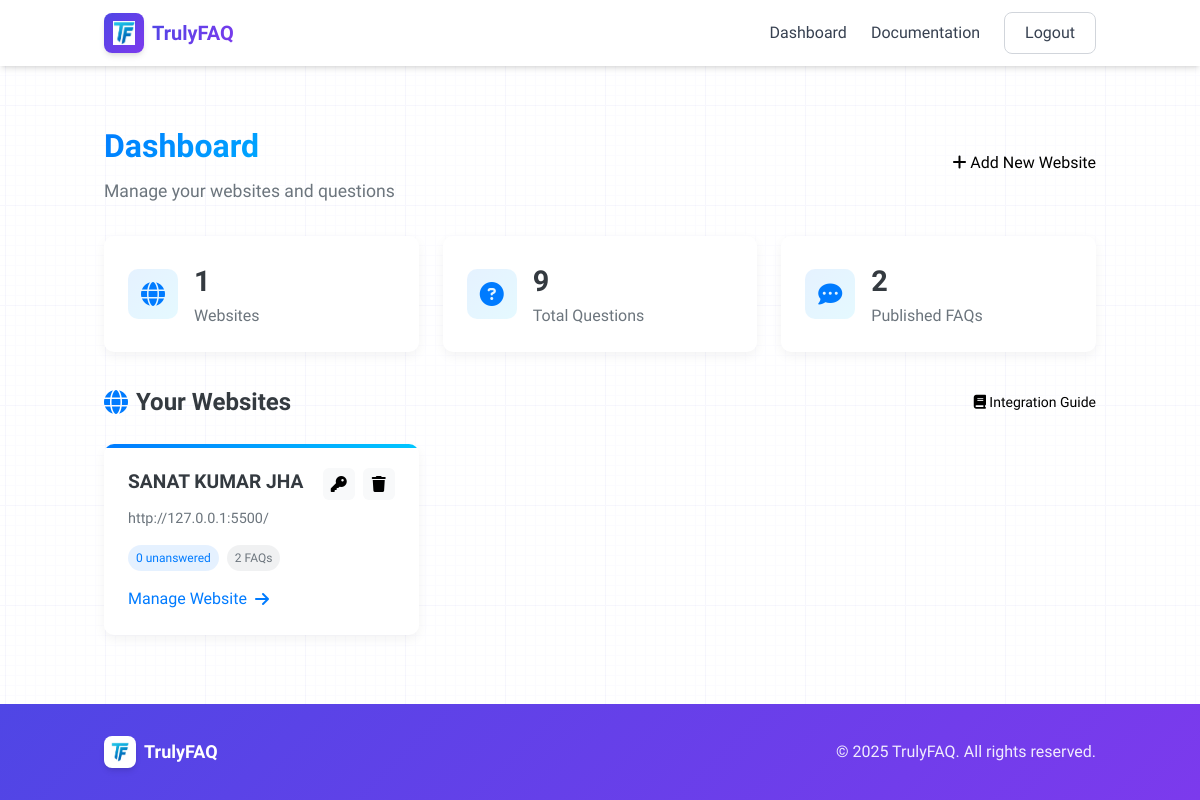
The page /accounts/dashboard/ (signed in) on the database its author committed.
### truelyfaq/accounts/models.py (models this page shows, shortened)
class Website(models.Model):
    name = models.CharField(max_length=100)
    url = models.URLField()
    owner = models.ForeignKey(User, on_delete=models.CASCADE)
    api_key = models.CharField(max_length=64, unique=True, blank=True)
    manager_email = models.EmailField(max_length=255, blank=True, help_text="Email address for the website manager")
    created_at = models.DateTimeField(auto_now_add=True)

### truelyfaq/accounts/views.py (the view)
# urls.py: path('dashboard/', views.dashboard, name='dashboard'),
@login_required
def dashboard(request):
    if request.method == 'POST':
        form = WebsiteForm(request.POST)
        if form.is_valid():
            website = form.save(commit=False)
            website.owner = request.user
            website.save()
            messages.success(request, f'Website "{website.name}" created successfully!')
            return redirect('dashboard')
        else:
            messages.error(request, 'There was an error creating your website. Please check the form.')
    else:
        form = WebsiteForm()
    websites = Website.objects.filter(owner=request.user)
    total_questions = Question.objects.filter(website__in=websites).count()
    total_faqs = FAQ.objects.filter(website__in=websites).count()
    for website in websites:
        website.unanswered_count = Question.objects.filter(
            website=website,
            is_answered=False
        ).count()
        website.faq_count = FAQ.objects.filter(website=website).count()
    context = {
        'websites': websites,
        'total_questions': total_questions,
        'total_faqs': total_faqs,
        'form': form,  # Include the form in the context
    }
    return render(request, 'accounts/dashboard.html', context)

### templates/accounts/dashboard.html (shortened to what this page needs)
{% extends 'base.html' %}
{% block content %}
<link rel="stylesheet" href="https://cdnjs.cloudflare.com/ajax/libs/font-awesome/6.7.2/css/all.min.css" />
<div class="dashboard-header">
    <div class="dashboard-title">
        <h1>Dashboard</h1>
        <p>Manage your websites and questions</p>
    </div>
    <div class="dashboard-actions">
        <button id="addWebsiteBtn" class="btn btn-primary">
            <i class="fas fa-plus"></i> Add New Website
        </button>
    </div>
</div>
<div class="dashboard-stats">
    <div class="stat-card">
        <div class="stat-icon">
            <i class="fas fa-globe"></i>
        </div>
        <div class="stat-content">
            <h3>{{ websites|length }}</h3>
            <p>Websites</p>
        </div>
    </div>
    <div class="stat-card">
        <div class="stat-icon">
            <i class="fas fa-question-circle"></i>
        </div>
        <div class="stat-content">
            <h3>{{ total_questions }}</h3>
            <p>Total Questions</p>
        </div>
    </div>
    <div class="stat-card">
        <div class="stat-icon">
            <i class="fas fa-comment-dots"></i>
        </div>
        <div class="stat-content">
            <h3>{{ total_faqs }}</h3>
            <p>Published FAQs</p>
        </div>
    </div>
</div>
<div class="dashboard-main">
    <div class="websites-container">
        <div class="section-header">
            <h2><i class="fas fa-globe"></i> Your Websites</h2>
            <a href="/documentation#api" class="text-sm">
                <i class="fas fa-book"></i> Integration Guide
            </a>
        </div>
        {% if websites %}
            <div class="websites-grid">
                {% for website in websites %}
                    <div class="website-card">
                        <div class="website-header">
                            <h3>{{ website.name }}</h3>
                            <div class="website-actions">
                                <button class="btn-icon" title="Copy API Key" onclick="copyApiKey('{{ website.api_key }}')">
                                    <i class="fas fa-key"></i>
                                </button>
                                <button class="btn-icon" title="Delete Website" onclick="confirmDelete('{{ website.id }}', '{{ website.name|escapejs }}')">
                                    <i class="fas fa-trash"></i>
                                </button>
                            </div>
                        </div>
                        <p class="website-url">{{ website.url }}</p>
                        <div class="website-stats">
                            <span class="badge badge-primary">
                                {{ website.unanswered_count }} unanswered
                            </span>
                            <span class="badge badge-secondary">
                                {{ website.faq_count|default:0 }} FAQs
                            </span>
                        </div>
                        <a href="{% url 'website_detail' website.id %}" class="website-link">
                            Manage Website <i class="fas fa-arrow-right"></i>
                        </a>
                    </div>
                {% endfor %}
            </div>
        {% endif %}
    </div>
</div>
{% endblock %}

### templates/base.html (style rules this page uses)
:root { --primary-gradient: linear-gradient(135deg, #4F46E5, #7C3AED); --secondary-gradient: linear-gradient(135deg, #3B82F6, #2563EB); --accent-gradient: linear-gradient(135deg, #10B981, #059669); --soft-gradient: linear-gradient(135deg, #EFF6FF, #E0F2FE); }
body { font-family: 'Plus Jakarta Sans', sans-serif; min-height: 100vh; display: flex; flex-direction: column; }

### templates/accounts/dashboard.html (style rules this page uses)
.dashboard-header { display: flex; justify-content: space-between; align-items: center; margin-bottom: 2rem; }
.dashboard-title h1 { font-size: 2rem; font-weight: 700; margin-bottom: 0.5rem; background: linear-gradient(135deg, #007bff, #00c6ff); -webkit-background-clip: text; background-clip: text; color: transparent; }
.dashboard-title p { color: #6c757d; font-size: 1.1rem; }
.dashboard-actions { display: flex; gap: 1rem; }
.dashboard-stats { display: grid; grid-template-columns: repeat(auto-fit, minmax(200px, 1fr)); gap: 1.5rem; margin-bottom: 2rem; }
.stat-card { background: white; border-radius: 10px; box-shadow: 0 4px 12px rgba(0,0,0,0.05); padding: 1.5rem; display: flex; align-items: center; transition: transform 0.3s ease, box-shadow 0.3s ease; }
.stat-icon { width: 50px; height: 50px; border-radius: 10px; background: linear-gradient(135deg, rgba(0,123,255,0.1), rgba(0,198,255,0.1)); display: flex; align-items: center; justify-content: center; margin-right: 1rem; }
.stat-icon i { font-size: 1.5rem; color: #007bff; }
.stat-content h3 { font-size: 1.8rem; font-weight: 700; margin: 0; color: #343a40; }
.stat-content p { color: #6c757d; margin: 0; }
.dashboard-main { display: grid; gap: 2rem; }
.section-header { display: flex; justify-content: space-between; align-items: center; margin-bottom: 1.5rem; }
.section-header h2 { font-size: 1.5rem; font-weight: 600; color: #343a40; display: flex; align-items: center; }
.section-header h2 i { margin-right: 0.5rem; color: #007bff; }
.websites-grid { display: grid; grid-template-columns: repeat(auto-fill, minmax(300px, 1fr)); gap: 1.5rem; }
.website-card { background: white; border-radius: 10px; box-shadow: 0 4px 12px rgba(0,0,0,0.05); padding: 1.5rem; transition: transform 0.3s ease, box-shadow 0.3s ease; position: relative; overflow: hidden; }
.website-card::before { content: ''; position: absolute; top: 0; left: 0; width: 100%; height: 4px; background: linear-gradient(90deg, #007bff, #00c6ff); }
.website-header { display: flex; justify-content: space-between; align-items: flex-start; margin-bottom: 0.5rem; }
.website-header h3 { font-size: 1.2rem; font-weight: 600; margin: 0; color: #343a40; }
.website-actions { display: flex; gap: 0.5rem; }
.btn-icon { width: 32px; height: 32px; border-radius: 6px; background: #f8f9fa; border: none; display: flex; align-items: center; justify-content: center; cursor: pointer; transition: all 0.2s ease; }
.website-url { color: #6c757d; font-size: 0.9rem; margin-bottom: 1rem; white-space: nowrap; overflow: hidden; text-overflow: ellipsis; }
.website-stats { display: flex; gap: 0.5rem; margin-bottom: 1rem; }
.badge { font-size: 0.75rem; padding: 0.25rem 0.5rem; border-radius: 20px; font-weight: 500; }
.badge-primary { background: rgba(0,123,255,0.1); color: #007bff; }
.badge-secondary { background: rgba(108,117,125,0.1); color: #6c757d; }
.website-link { display: inline-flex; align-items: center; color: #007bff; text-decoration: none; font-weight: 500; transition: color 0.2s ease; }
.website-link i { margin-left: 0.5rem; transition: transform 0.2s ease; }

### rows shown on the page
Website: name "SANAT KUMAR JHA", url "http://127.0.0.1:5500/", unanswered_count "0", faq_count "2"

### other values the page prints
{{ websites|length }} "1"
{{ total_questions }} "9"
{{ total_faqs }} "2"
